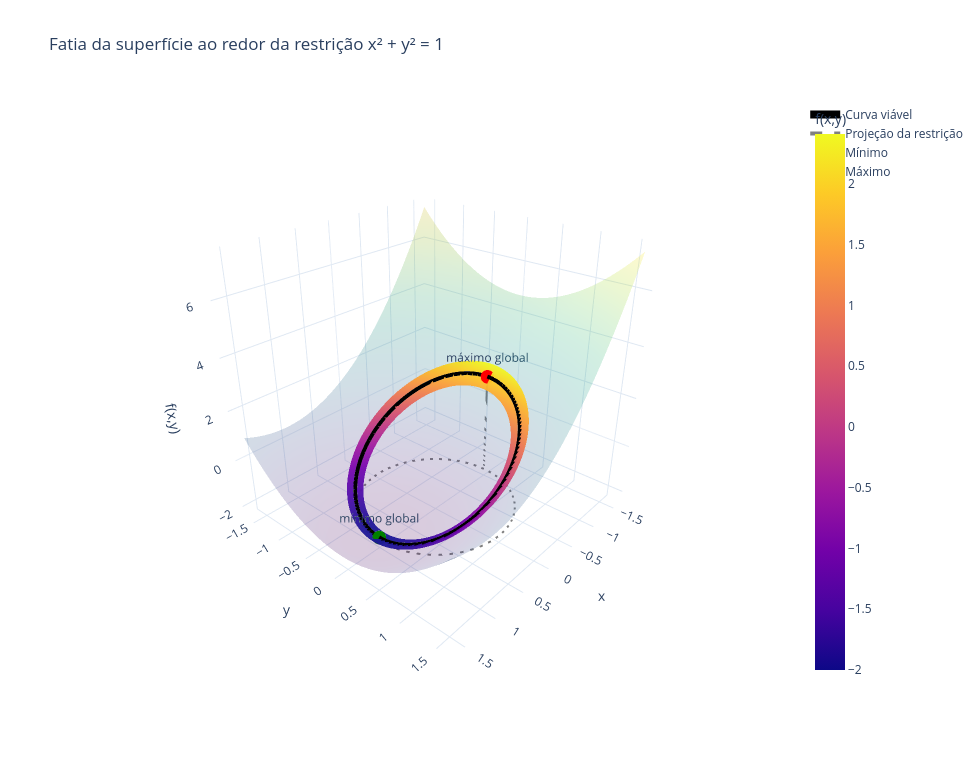

Notebook code cell kept with this figure:
### Code cell
grid = np.linspace(-1.6, 1.6, 160)
X, Y = np.meshgrid(grid, grid)
Z = f_xy(X, Y)

eps = 0.10
theta = np.linspace(0, 2 * np.pi, 400)
r = np.linspace(1 - eps, 1 + eps, 50)
Theta_band, R_band = np.meshgrid(theta, r)
X_band = R_band * np.cos(Theta_band)
Y_band = R_band * np.sin(Theta_band)
Z_band = f_xy(X_band, Y_band)

x_curve = np.cos(theta)
y_curve = np.sin(theta)
z_curve = f_xy(x_curve, y_curve)

x_min, y_min = 1.0, 0.0
x_max, y_max = -1.0, 0.0
z_min = f_xy(x_min, y_min)
z_max = f_xy(x_max, y_max)
z_base = np.min(Z) - 0.15

fig = go.Figure()
fig.add_trace(go.Surface(
    x=X,
    y=Y,
    z=Z,
    colorscale="Viridis",
    opacity=0.22,
    showscale=False,
    name="Superfície completa",
))
fig.add_trace(go.Surface(
    x=X_band,
    y=Y_band,
    z=Z_band,
    colorscale="Plasma",
    opacity=0.95,
    colorbar=dict(title="f(x,y)"),
    name="Fatia ao redor da restrição",
))
fig.add_trace(go.Scatter3d(
    x=x_curve,
    y=y_curve,
    z=z_curve,
    mode="lines",
    line=dict(color="black", width=8),
    name="Curva viável",
))
fig.add_trace(go.Scatter3d(
    x=x_curve,
    y=y_curve,
    z=np.full_like(theta, z_base),
    mode="lines",
    line=dict(color="gray", width=4, dash="dash"),
    name="Projeção da restrição",
))
fig.add_trace(go.Scatter3d(
    x=[x_min, x_min, None, x_max, x_max],
    y=[y_min, y_min, None, y_max, y_max],
    z=[z_base, z_min, None, z_base, z_max],
    mode="lines",
    line=dict(color="gray", width=4, dash="dot"),
    showlegend=False,
))
fig.add_trace(go.Scatter3d(
    x=[x_min],
    y=[y_min],
    z=[z_min],
    mode="markers+text",
    marker=dict(size=8, color="green"),
    text=["mínimo global"],
    textposition="top center",
    name="Mínimo",
))
fig.add_trace(go.Scatter3d(
    x=[x_max],
    y=[y_max],
    z=[z_max],
    mode="markers+text",
    marker=dict(size=8, color="red"),
    text=["máximo global"],
    textposition="top center",
    name="Máximo",
))
fig.update_layout(
    title="Fatia da superfície ao redor da restrição x² + y² = 1",
    scene=dict(
        xaxis_title="x",
        yaxis_title="y",
        zaxis_title="f(x,y)",
        aspectmode="cube",
        camera=dict(eye=dict(x=1.6, y=1.4, z=1.1)),
    ),
    width=980,
    height=760,
    template="plotly_white",
)
fig.show()

### Figure 1 — Plotly figure (JSON) as saved in the notebook; plotly's stock layout.template omitted (floating-point values rounded to 4 significant figures; data arrays with more than 128 entries replaced by an {"elided": "..."} marker saying what was removed)
{"data": [{"colorscale": [[0, "#440154"], [0.1111, "#482878"], [0.2222, "#3e4989"], [0.3333, "#31688e"], [0.4444, "#26828e"], [0.5556, "#1f9e89"], [0.6667, "#35b779"], [0.7778, "#6ece58"], [0.8889, "#b5de2b"], [1, "#fde725"]], "name": "Superfície completa", "opacity": 0.22, "showscale": false, "type": "surface", "x": {"elided": "160x160 float values"}, "y": {"elided": "160x160 float values"}, "z": {"elided": "160x160 float values"}}, {"colorbar": {"title": {"text": "f(x,y)"}}, "colorscale": [[0, "#0d0887"], [0.1111, "#46039f"], [0.2222, "#7201a8"], [0.3333, "#9c179e"], [0.4444, "#bd3786"], [0.5556, "#d8576b"], [0.6667, "#ed7953"], [0.7778, "#fb9f3a"], [0.8889, "#fdca26"], [1, "#f0f921"]], "name": "Fatia ao redor da restrição", "opacity": 0.95, "type": "surface", "x": {"elided": "50x400 float values"}, "y": {"elided": "50x400 float values"}, "z": {"elided": "50x400 float values"}}, {"line": {"color": "black", "width": 8}, "mode": "lines", "name": "Curva viável", "type": "scatter3d", "x": {"elided": "400 float values"}, "y": {"elided": "400 float values"}, "z": {"elided": "400 float values"}}, {"line": {"color": "gray", "dash": "dash", "width": 4}, "mode": "lines", "name": "Projeção da restrição", "type": "scatter3d", "x": {"elided": "400 float values"}, "y": {"elided": "400 float values"}, "z": {"elided": "400 float values"}}, {"line": {"color": "gray", "dash": "dot", "width": 4}, "mode": "lines", "showlegend": false, "type": "scatter3d", "x": [1, 1, null, -1, -1], "y": [0, 0, null, 0, 0], "z": [-2.15, -2, null, -2.15, 2]}, {"marker": {"color": "green", "size": 8}, "mode": "markers+text", "name": "Mínimo", "text": ["mínimo global"], "textposition": "top center", "type": "scatter3d", "x": [1], "y": [0], "z": [-2]}, {"marker": {"color": "red", "size": 8}, "mode": "markers+text", "name": "Máximo", "text": ["máximo global"], "textposition": "top center", "type": "scatter3d", "x": [-1], "y": [0], "z": [2]}], "layout": {"height": 760, "scene": {"aspectmode": "cube", "camera": {"eye": {"x": 1.6, "y": 1.4, "z": 1.1}}, "xaxis": {"title": {"text": "x"}}, "yaxis": {"title": {"text": "y"}}, "zaxis": {"title": {"text": "f(x,y)"}}}, "title": {"text": "Fatia da superfície ao redor da restrição x² + y² = 1"}, "width": 980}}
